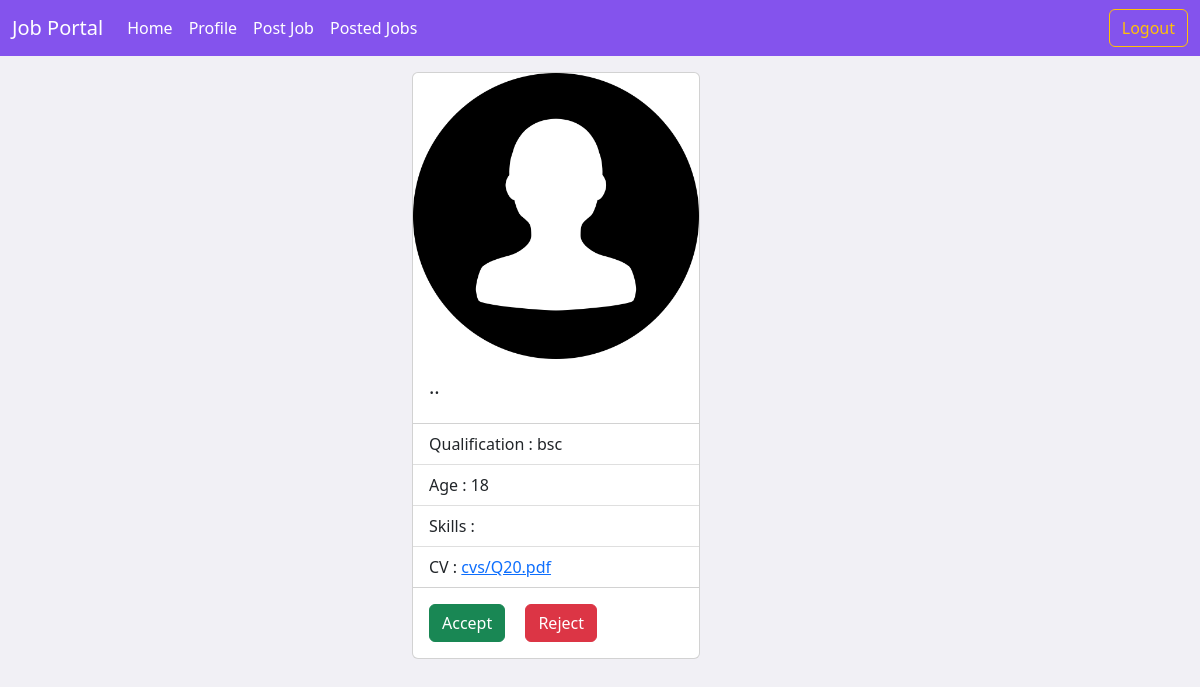
The app's page /employer/jobs/all/applications/profile/1 (signed in) with its own data.
### employer/models.py (models this page shows)
class Applications(models.Model):
    applicant = models.ForeignKey(User, on_delete=models.CASCADE, related_name="applicants")
    job = models.ForeignKey(Jobs, on_delete=models.CASCADE, related_name="ajob")
    options = (
        ("applied", "applied"),
        ("rejected", "rejected"),
        ("pending", "pending"),
        ("cancelled", "cancelled"),
        ("accepted", "accepted")
    )
    status = models.CharField(max_length=20, choices=options, default="applied")
    date = models.DateField(auto_now_add=True)
    class Meta:
        unique_together = ("applicant", "job")

### users/models.py (models this page shows, shortened)
class User(AbstractUser):
    phone = models.CharField(max_length=12)
    options = (
        ("employer", "employer"),
        ("candidate", "candidate")
    )
    role = models.CharField(max_length=12, choices=options, default="candidate")

### candidate/models.py (models this page shows)
class CandidateProfile(models.Model):
    user = models.OneToOneField(User, on_delete=models.CASCADE, related_name="candidates")
    profile_pic = models.ImageField(upload_to="profile")
    qualification = models.CharField(max_length=120)
    age = models.PositiveIntegerField(default=17)
    skills = models.CharField(max_length=120, null=True)
    cv = models.FileField(upload_to="cvs", null=True)

### employer/views.py (the view)
# urls.py: path("jobs/all/applications/profile/<int:id>", views.ApplicantProfileView.as_view(), name="emp-apptprof"),
@method_decorator(signin_required, name="dispatch")
class ApplicantProfileView(DetailView):
    model = Applications
    template_name = "emp-applntprof.html"
    context_object_name = "apt"
    pk_url_kwarg = "id"

### employer/templates/emp-applntprof.html
{%extends 'base_emp.html'%}
{%block body_block%}
<div class="container-fluid mt-3">
    <div class="row">
        <div class="col-4"></div>
        <div class="col-4">
            <div class="card" style="width: 18rem;">
                <img src="{{apt.applicant.candidates.profile_pic.url}}" class="card-img-top" alt="no pic">
                <div class="card-body">
                    <h5 class="card-title">..</h5>
                </div>
                <ul class="list-group list-group-flush">
                    <li class="list-group-item">Qualification : {{apt.applicant.candidates.qualification}}</li>
                    <li class="list-group-item">Age : {{apt.applicant.candidates.age}}</li>
                    <li class="list-group-item">Skills : {{apt.applicant.candidate.skills}}</li>
                    <li class="list-group-item">CV : <a href="{{apt.applicant.candidates.cv.url}}">{{apt.applicant.candidates.cv}}</a>
                    </li>
                </ul>
                <div class="card-body">
                    <a href="{%url 'emp-a_status' apt.id%}" class="card-link btn btn-success">Accept</a>
                    <a href="{%url 'emp-r_status' apt.id%}" class="card-link btn btn-danger">Reject</a>
                </div>
            </div>
        </div>
        <div class="col-4"></div>
    </div>
</div>
{%endblock%}

### users/static/css/style.css (style rules this page uses)
body { height:100vh; background-color:#f1f0f5; }

### records on screen
Applications: applicant.candidates.profile_pic (placeholder picture), applicant.candidates.qualification "bsc", applicant.candidates.age "18", applicant.candidates.cv "cvs/Q20.pdf"
